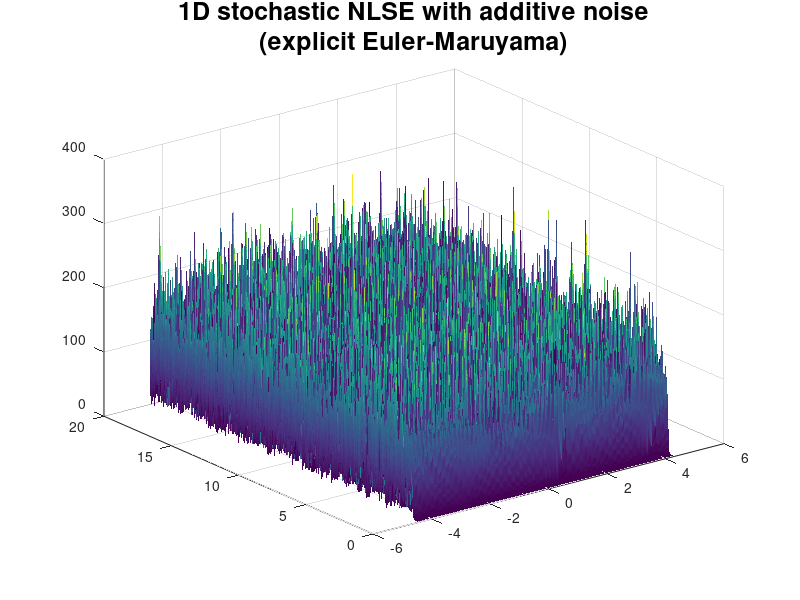

MATLAB code for this plot: (Note: this script raises an error after producing the figure.)
clc; clear;
% This code simulates 1D stochastic NLSE using several numerical schemes,
% such as explicit, implicit (backward or midpoint) Euler-Maruyama schemes.

%% Explicit time stepping (Euler-Maruyama) 
% This is unstable even with a small time step, e.g., dt=0.001.

% Parameters
L   = 2*sqrt(2)*pi;    % domain length
N   = 64;              % number of spatial points
dx  = L/N;             
x   = linspace(-L/2, L/2-dx, N)';  % spatial grid
T   = 20;              % final time
dt  = 0.001;           % time step
Nt  = round(T/dt);     % number of timesteps
t   = 0:dt:T;          % time
gam = 2;               % nonlinearity
sigma = 0.01;           % noise amplitude

% Initial condition
p0 = 0.5*(1 + 0.01*cos(2*pi*x/L));
q0 = zeros(N,1);

% Preallocate solution
P = zeros(N, Nt+1);
P(:,1) = p0;
Q = zeros(N, Nt+1);
Q(:,1) = q0;

% Laplacian operator (periodic)
e = ones(N,1);
Dxx = spdiags([e -2*e e], -1:1, N, N)/dx^2;
Dxx(1,N) = 1/dx^2; Dxx(N,1) = 1/dx^2;  % periodic BC

rng('default');  % for reproducibility

dW = zeros(2*N, Nt);

p = p0;
q = q0;
for n = 1:Nt
    % Laplacians
    Lp = Dxx*p;
    Lq = Dxx*q;
    
    % Nonlinear terms
    pmq = p.^2 + q.^2;
    
    % Generate additive noise
    dW1 = sqrt(dt)*randn(N,1);
    dW2 = sqrt(dt)*randn(N,1);

    dW(:, n) = [dW1; dW2;];
    
    % Explicit Euler-Maruyama update
    p = p - dt*(Lq + gam*pmq.*q) + sigma*dW1;
    q = q + dt*(Lp + gam*pmq.*p) + sigma*dW2;
    
    % Store
    P(:,n+1) = p;
    Q(:,n+1) = q;
end

% Compute |psi|^2
Psi2 = P.^2 + Q.^2;

% Plot
figure;
surf(x', t', Psi2', 'LineStyle', 'none');
title({'1D stochastic NLSE with additive noise', ...
       '(explicit Euler-Maruyama)'}, 'FontSize', 18);
xlabel('$x$', Interpreter='latex', FontSize=20);
ylabel('$t$', Interpreter='latex', FontSize=20);
zlabel('$|\psi|^2$', Interpreter='latex', FontSize=20);
colormap jet;
% shading interp;     % smooth surface
colorbarHandle = colorbar;
ylabel(colorbarHandle, '$|\psi|^2$', 'Interpreter','latex', 'FontSize',18);


%% Implicit (Crank-Nicolson) + Newton's method
clc; clear;

T    = 200;           % final time
L    = 2*sqrt(2)*pi;  % domian length
N    = 64;              % number of spatial points
dx   = L/N;          % mesh width
dt   = 0.005;         % time step
x    = linspace(-L/2, L/2, N);   % grid points
t    = 0:dt:T;        % time points
Nt   = T/dt;
gam  = 2;

X = zeros(2*N, Nt);

% Initial conditions
psi0 = init(x, N, L);
psi = psi0;

% IC snapshot
X(:,1) = psi;

% Noise amplitude - if this is very small, the solution looks similar to
% the deterministic case, but it too large the solution loses physical
% meaning (the solution will not look like solitons)
sigma = 0.01; 

BC_type = 'periodic';   % periodic, dirichlet, neumann          

dW_CN = zeros(2*N, Nt);
rng('default');  % for reproducibility

for i = 1:Nt
    
    % Initial guess for Newton
    psi_next = psi; 

    if strcmpi(BC_type, 'dirichlet')
        t_n = t(i);
        [pL, pR, qL, qR] = BCfunction(t_n, T);
    end

    % Sample additive noise (complex)
    xi = randn(2*N, 1); % independent for p and q parts
    noise = sigma * sqrt(dt) * xi;

    dW_CN(:,i) = xi;

    % Newton iteration
    ci = 0;
    err = 1;
    
    while err > 1e-13

    % Force BCs at current iteration
    if strcmpi(BC_type, 'dirichlet')
        psi_next(1)   = pL;     % Set boundaries for psi_next
        psi_next(N)   = pR;
        psi_next(N+1) = qL;
        psi_next(N+N) = qR;
    end
    
    [fvec, J] = NLSE_solve(psi_next, psi, dx, dt, gam, N);
    % [fvec, J] = NLSE_solve_BC(psi_next, psi, dx, dt, gam, N, BC_type);
    % [fvec, J] = NLSE_solve_BC(psi_next, psi, dx, dt, gam, N, BC_type, pL, pR, qL, qR);

    
    % Include noise to residual (only to fvec, not to Jacobian)
    fvec = fvec - noise;
    
    % Update Newton
    psi_next = psi_next - (J \ fvec);
    ci = ci + 1;
    err = norm(fvec);
    if ci == 10
        err
        err = 0.5e-14;
    end

    end

    % Store solution
    X(:,i+1) = psi_next;
    psi = psi_next;
end

% %
P   = X(1:N, :);         % p snapshots
Q   = X(N+1:end, :);     % q snapshots
Psi = abs(P + Q*1j);     % |psi| snapshots
% 

% % Plotting the solution and energy
figure;
surf(x', t', (Psi(1:N,:).^2)', 'LineStyle', 'none')
title({'Stochastic 1D NLSE with additive noise', ...
       'implicit (CN) E-M Scheme'}, 'FontSize', 18);
xlabel('$x$', Interpreter='latex', FontSize=20);
ylabel('$t$', Interpreter='latex', FontSize=20);
zlabel('$|\psi|^2$', Interpreter='latex', FontSize=20);
colormap jet;
colorbarHandle = colorbar;
ylabel(colorbarHandle, '$|\psi|^2$', 'Interpreter','latex', 'FontSize',18);


[H_CN, M1_CN, M2_CN, H2_CN] = ener(Q, P, N, Nt, gam, dx);
% H2 = enermat(Q, P, N, Nt, c, dx);

figure;
plot(t, H_CN, 'LineWidth', 2); hold on;
plot(t, H_CN-H2_CN, 'LineWidth', 2, 'LineStyle', '-.');
plot(t, H2_CN, 'LineWidth', 2, 'LineStyle', ':');
xlabel('$t$', 'Interpreter', 'latex', 'FontSize', 20);
ylabel('Energy', 'FontSize', 20);
legend('Total energy', 'Kinetic only', 'Potential only', fontsize=16)
set(gca, 'Fontsize', 12);

figure;
subplot(1,2,1); plot(t, M1_CN, 'LineWidth', 2);
title('Mass invariant', fontsize=20);
xlabel('t', 'FontSize', 20);
set(gca, 'Fontsize', 20);
subplot(1,2,2); plot(t, M2_CN, 'LineWidth', 2);
title('Momentum invariant', fontsize=20);
xlabel('t', 'FontSize', 20);
set(gca, 'Fontsize', 20);


%% Compute center-of-mass and its statistics for this run

% squared amplitude (mass/particle density)
rho_CN = Psi.^2;        % |psi|^2 : size N x Nt+1

% total mass over time: integral [rho(x,t)]dx = \sum_i^N [rho_i] * deltax
Mt_CN = sum(rho_CN, 1) * dx;

% integral [x * rho(x,t)] dx
xrho_CN = x' .* rho_CN;
xrho_CN_sum = sum(xrho_CN, 1) * dx;

% centre of mass over time
x_cm_CN = xrho_CN_sum ./ Mt_CN;

% display
fprintf('Mean of center of mass: %g\n', mean(x_cm_CN));
fprintf('Variance of center of mass: %g\n', var(x_cm_CN));

% plots
% figure;
% plot(t(1:size(x_cm_CN, 2)), x_cm_CN, 'LineWidth', 1.2);
% xlabel('t', 'FontSize', 20); ylabel('x_{CM}(t)', 'FontSize', 20);
% title('Center of mass over time', 'FontSize', 20);
% ax = gca;
% ax.FontSize = 15;

% figure;
% histogram(x_cm_CN, 40);
% xlabel('x_{CM}', 'FontSize', 20); ylabel('count', 'FontSize', 20);
% ax = gca; ax.FontSize = 15;
% title('Histogram of center of mass over time', 'FontSize', 20);


%% Fully implicit (backward Euler) + Newton's method
% Treat both linear and nonlinear drift terms implicitly

X = zeros(2*N, Nt);

% Initial conditions
psi0 = init(x, N, L);
psi = psi0;

% IC snapshot
X(:,1) = psi;

sigma = 0.01; % noise amplitude

for i = 1:Nt
    % Initial guess for Newton
    psi_next = psi;

    % Sample additive noise (complex)
    % xi = randn(2*N, 1); % independent for p and q parts
    
    xi = dW_CN(:,i);
    noise = sigma * sqrt(dt) * xi;

    % Newton iteration
    ci = 0;
    err = 1;
    
    while err > 1e-15
        [fvec, J] = NLSE_solve_fully_implicit(psi_next, psi, dx, dt, gam, N);
        
        % Include noise to residual (only to fvec)
        fvec = fvec - noise;
        
        % Update Newton
        psi_next = psi_next - (J \ fvec);
        ci = ci + 1;
        err = norm(fvec);
        if ci == 10
            err
            err = 0.5e-16;
        end
    end

    % Store solution
    X(:,i+1) = psi_next;
    psi = psi_next;
end

% %
P   = X(1:N, :);         % p snapshots
Q   = X(N+1:end, :);     % q snapshots
Psi = abs(P + Q*1j);     % |psi| snapshots
% 

% % Plotting the solution and energy
figure;
surf(x', t', (Psi(1:N,:).^2)','LineStyle','none')
title({'Stochastic 1D NLSE with additive noise', ...
       'fully implicit E-M + Newtons method'}, 'FontSize', 18);
xlabel('$x$', Interpreter='latex', FontSize=20);
ylabel('$t$', Interpreter='latex', FontSize=20);
zlabel('$|\psi|^2$', Interpreter='latex', FontSize=20);
colormap jet;
colorbarHandle = colorbar;
ylabel(colorbarHandle, '$|\psi|^2$', 'Interpreter','latex', 'FontSize',18);


% Energy
[H_BE, M1_BE, M2_BE, H2_BE] = ener(Q, P, N, Nt, gam, dx);

figure;
plot(t, H_BE, 'LineWidth', 2); hold on;
plot(t, H_BE-H2_BE, 'LineWidth', 2, 'LineStyle', '-.');
plot(t, H2_BE, 'LineWidth', 2, 'LineStyle', ':');
xlabel('$t$', 'Interpreter', 'latex', 'FontSize', 20);
ylabel('Energy', 'FontSize', 20);
legend('Total energy', 'Kinetic only', 'Potential only', fontsize=16)
set(gca, 'Fontsize', 12);

figure;
subplot(1,2,1); plot(t, M1_BE, 'LineWidth', 2);
title('Mass invariant', fontsize=20);
xlabel('t', 'FontSize', 20);
set(gca, 'Fontsize', 20);
subplot(1,2,2); plot(t, M2_BE, 'LineWidth', 2);
title('Momentum invariant', fontsize=20);
xlabel('t', 'FontSize', 20);
set(gca, 'Fontsize', 20);

%% Compare energies
figure;
plot(t, H_CN, 'LineWidth', 2); hold on;
plot(t, H_CN-H2_CN, 'LineWidth', 2, 'LineStyle', '-.');
plot(t, H2_CN, 'LineWidth', 2, 'LineStyle', ':');

plot(t, H_BE, 'LineWidth', 2); hold on;
plot(t, H_BE-H2_BE, 'LineWidth', 2, 'LineStyle', '-.');
plot(t, H2_BE, 'LineWidth', 2, 'LineStyle', ':');

xlabel('$t$', 'Interpreter', 'latex', 'FontSize', 20);
ylabel('Energy', 'FontSize', 20);
legend('H (Midpoint)', 'KE (Midpoint)', 'PE (Midpoint)', ...
       'H (BE)', 'KE (BE)', 'PE (BE)',fontsize=16)
set(gca, 'Fontsize', 12);

figure;
subplot(1,2,1); plot(t, M1_CN, 'LineWidth', 2); hold on
plot(t, M1_BE, 'LineWidth', 2);
title('Mass invariant', fontsize=20);
xlabel('t', 'FontSize', 20);
legend('Midpoint rule', 'Backward Euler', fontsize=20)
set(gca, 'Fontsize', 20);

subplot(1,2,2); plot(t, M2_CN, 'LineWidth', 2); hold on
subplot(1,2,2); plot(t, M2_BE, 'LineWidth', 2);
title('Momentum invariant', fontsize=20);
xlabel('t', 'FontSize', 20);
legend('Midpoint rule', 'Backward Euler', fontsize=20)
set(gca, 'Fontsize', 20);


%% squared amplitude (mass/particle density)
rho_BE = Psi.^2;        % |psi|^2 : size N x Nt+1

% total mass over time: integral [rho(x,t)]dx = \sum_i^N [rho_i] * deltax
Mt_BE = sum(rho_BE, 1) * dx;

% integral [x * rho(x,t)] dx
xrho_BE = x' .* rho_BE;
xrho_sum_BE = sum(xrho_BE, 1) * dx;

% centre of mass over time
x_cm_BE = xrho_sum_BE ./ Mt_BE;

% display
fprintf('Mean of center of mass: %g\n', mean(x_cm_BE));
fprintf('Variance of center of mass: %g\n', var(x_cm_BE));

% % plots
% figure;
% plot(t(1:size(x_cm_BE, 2)), x_cm_BE, 'LineWidth', 1.2);
% xlabel('t', 'FontSize', 20); ylabel('x_{CM}(t)', 'FontSize', 20);
% title('Centre of mass over time', 'FontSize', 20);
% ax = gca;
% ax.FontSize = 15;
% 
% figure;
% histogram(x_cm_BE, 40);
% xlabel('x_{CM}', 'FontSize', 20); ylabel('count', 'FontSize', 20);
% ax = gca; ax.FontSize = 15;
% title('Histogram of centre of mass over time', 'FontSize', 20);


%% Compare center of mass
figure;
plot(t(1:size(x_cm_CN, 2)), x_cm_CN, 'LineWidth', 2); hold on;
plot(t(1:size(x_cm_BE, 2)), x_cm_BE, 'LineStyle', '-.', 'LineWidth', 2);
legend('Midpoint rule', 'Backward Euler');
xlabel('t', 'FontSize', 20); ylabel('x_{CM}(t)', 'FontSize', 20);
title('Center of mass over time', 'FontSize', 20);
ax = gca;
ax.FontSize = 15;


%% Semi-implicit time stepping
% (implicit for linear drift term + explicit for nonlinear drift term)
% This becomes unstable for larger time step (dt = 0.005)
% and only stable for e.g. dt = 0.001

% Spatial parameters
Lx = 2*sqrt(2)*pi;
N  = 64;
dx = Lx / N;
x  = linspace(-Lx/2, Lx/2-dx, N)';  % spatial grid

% Temporal parameters
dt = 0.001;
Nt = 100000;
t  = (0:Nt)*dt;

% NLSE parameters
kappa = 2.0;
sigma = 0.05;

% Initial condition
A = 0.5;
psi = A * (1 + 0.01 * cos(2*pi*x/Lx));
psi = complex(psi, zeros(size(psi)));  % complex

% Store |psi|^2
X = zeros(N, Nt+1);
X(:,1) = abs(psi).^2;

% Laplacian operator (periodic BC)
e = ones(N,1);
Lop = spdiags([e -2*e e], -1:1, N, N) / dx^2;
% periodic wrap
Lop = full(Lop);
Lop(1,end) = 1/dx^2;
Lop(end,1) = 1/dx^2;
Lop = sparse(Lop);

% Implicit operator (precompute)
I = speye(N);
LHS = I - 1i*dt*Lop;  % constant

% Time-stepping
for n = 1:Nt
    % Nonlinear term (explicit)
    NL = 1i * kappa * dt * abs(psi).^2 .* psi;

    % Stochastic additive noise
    xi = randn(N,1) + 1i*randn(N,1);
    noise = -1i * sigma * sqrt(dt) * xi;

    % Right-hand side
    RHS = psi + NL + noise;

    % Solve linear system
    psi = LHS \ RHS;

    % Store solution
    X(:,n+1) = abs(psi).^2;
end

% Plot snapshots
plot_every = 100;
figure;
hold on;
for n = 1:plot_every:Nt+1
    plot(x, X(:,n));
end
xlabel('x');
ylabel('|psi|^2');
title('Stochastic 1D NLSE (additive noise)');
grid on;
hold off;

% Surf plot of |psi|^2
t_plot = t(1:plot_every:end); 
X_plot = X(:,1:plot_every:end);

figure;
surf(x, t_plot, X_plot', 'EdgeColor', 'none'); % transpose X for correct orientation
xlabel('$x$', Interpreter='latex', FontSize=20);
ylabel('$t$', Interpreter='latex', FontSize=20);
zlabel('$|\psi|^2$', Interpreter='latex', FontSize=20);
title({'Stochastic 1D NLSE with additive noise', ...
       'semi-implicit E-M + linear solver'}, 'FontSize', 18);
colormap jet;
view(2);   % view from top (optional, can remove for 3D view)
colorbar;


%% Total energy H, mass invariant M1 and momentum invariant M2 
function [H, M1, M2, H2] = ener(Q, P, N, Nt, gam, dx)

H=zeros(Nt+1,1);
H2=zeros(Nt+1,1);
M1=zeros(Nt+1,1);
M2=zeros(Nt+1,1);

for i=1:Nt+1
    
    for j=1:N-1
    H(i,1) = H(i,1) + 0.5*((P(j+1,i)-P(j,i))/dx)^2 + 0.5*((Q(j+1,i)-Q(j,i))/dx)^2 ...
                    - 0.25*gam*((Q(j,i)^2 + P(j,i)^2)^2);
    H2(i,1) = H2(i,1) - 0.25*gam*((Q(j,i)^2 + P(j,i)^2)^2);
    M1(i,1) = M1(i,1) + 0.5*((P(j,i))^2) + 0.5*((Q(j,i))^2);
    M2(i,1) = M2(i,1) + ( (P(j+1,i)-P(j,i)) * Q(j,i) ) -  ( (Q(j+1,i)-Q(j,i)) * P(j,i) );
    end
    
    % At the boundary
    H(i,1) = H(i,1) + 0.5*((P(1,i)-P(N,i))/dx)^2 + 0.5*((Q(1,i)-Q(N,i))/dx)^2 ...
                    - 0.25*gam*((Q(N,i)^2 + P(N,i)^2)^2);
    H2(i,1) = H2(i,1) - 0.25*gam*((Q(N,i)^2 + P(N,i)^2)^2);
    M1(i,1) = M1(i,1) + 0.5*((P(N,i))^2) + 0.5*((Q(N,i))^2);
    M2(i,1) = M2(i,1) + ( (P(1,i)-P(N,i)) * Q(N,i) ) - ( (Q(1,i)-Q(N,i)) * P(N,i) );
    
end

H=H*dx;
H2=H2*dx;
M1=M1*dx;

end

%%
function [F, J] = NLSE_solve_fully_implicit(psi_next, psi, dx, dt, gam, N)

% psi_next and psi are in R^{2N} where:
% psi_next = [p_next; q_next], psi = [p; q].

% Split real & imaginary parts
p_next = psi_next(1:N);
q_next = psi_next(N+1:end);

p = psi(1:N);
q = psi(N+1:end);

% Laplacian matrix (periodic BC)
e = ones(N,1);
L = spdiags([e -2*e e], -1:1, N, N) / dx^2;
L(1,end) = 1/dx^2;
L(end,1) = 1/dx^2;

% Complex magnitude squared at time levels
abs2_next = p_next.^2 + q_next.^2;
abs2 = p.^2 + q.^2;

% CN residual (real form)
Fp = p_next - p + dt * ( (L*q_next + L*q)/2 ) ...
    + dt * gam * ( (abs2_next .* q_next + abs2 .* q)/2 );

Fq = q_next - q - dt * ( (L*p_next + L*p)/2 ) ...
    - dt * gam * ( (abs2_next .* p_next + abs2 .* p)/2 );

% Assemble residual
F = [Fp; Fq];

% ---- JACOBIAN ----
% Derivatives for nonlinearity: d(|psi|^2 psi)/d(p,q)
% For real form:
D11 = spdiags(gam*(2*p_next.*q_next), 0, N, N);
D22 = spdiags(gam*(2*p_next.*q_next), 0, N, N);
D12 = spdiags(gam*(3*q_next.^2 + p_next.^2), 0, N, N);
D21 = spdiags(-gam*(3*p_next.^2 + q_next.^2), 0, N, N);

% Linear blocks
A = speye(N) + dt/2 * (L);   % from p-equation wrt q
B = speye(N) - dt/2 * (L);   % from q-equation wrt p

% Jacobian in block matrix form:
% J = [ I  dt/2*(L + D11) ; -dt/2*(L + D22)   I ]
J = [ speye(N) + dt/2*D12 ,    dt/2*(L + D11);
     -dt/2*(L + D22)      ,  speye(N) + dt/2*D21 ];

end


%% Function for defining the initial conditions for NLSE problem
function [y0] = init(x_grid, N, L)
q0 = zeros(N,1);  % imag part
p0 = zeros(N,1);  % real part 
for j=1:1:N
    p0(j,1) = 0.5*(1+ (0.01*cos(2*pi*x_grid(j)/L)));
    q0(j,1) = 0;
end
y0=[p0; q0;];
end
%% Efficient Newton's iteration

function [fvec, J] = NLSE_solve(y_next, y_now, dx, dt, gam, N)
% Efficient residual and Jacobian for 1D NLSE implicit scheme
%
% Inputs:
% y_now, y_next : [2N x 1] real vectors [p; q]
% dx, dt, gam   : discretization, nonlinearity parameters
% N             : number of spatial grid points
%
% Output:
% fvec [2N x 1]  : nonlinear residual
% J    [2N x 2N] : Jacobian matrix

% ----------------------------------------
% Preallocate residual and Jacobian arrays
% ----------------------------------------
fvec = zeros(2*N, 1);
% sparse preallocation (each row ~6 nonzeros)
J = spalloc(2*N, 2*N, 12*N);   

% ------------------------------
% Split state into q and p parts
% ------------------------------
p_now  = y_now(1:N);
q_now  = y_now(N+1:end);
p_next = y_next(1:N);
q_next = y_next(N+1:end);

% -----------------------------------------------------
% Periodic extension (to avoid special boundary cases)
% -----------------------------------------------------
p_now_ext  = [p_now(end); p_now; p_now(1)];
q_now_ext  = [q_now(end); q_now; q_now(1)];
p_next_ext = [p_next(end); p_next; p_next(1)];
q_next_ext = [q_next(end); q_next; q_next(1)];

% -----------------------------------------------------
% Loop through all interior points (uniform treatment)
% -----------------------------------------------------
for i = 1:N
    % Local 3-point stencil indices (periodic wrap)
    idx = i + (0:2);  % maps to i-1, i, i+1 in extended arrays

    % Collect local triplets
    pk  = p_now_ext(idx);
    qk  = q_now_ext(idx);
    pk1 = p_next_ext(idx);
    qk1 = q_next_ext(idx);

    % Local nonlinear residual and Jacobian (2x6)
    [r, jac] = NLSE_eq_local(pk1, qk1, pk, qk, dx, dt, gam);
    % [r, jac] = NLSE_eq_local_BC(pk1, qk1, pk, qk, dx, dt, gam, 'dirichlet', i, N);
    % Fill global residual
    fvec(i)   = r(1);
    fvec(N+i) = r(2);

    % Indices for q and p in global system
    i_prev = mod(i-2, N) + 1; % i-1
    i_curr = i;               % i
    i_next = mod(i, N) + 1;   % i+1
    
    i_fill = [i_prev, i_curr, i_next, ...
                N+i_prev, N+i_curr, N+i_next];

    % Place local Jacobian into sparse global matrix
    J(i,   i_fill) = jac(1,:);
    J(N+i, i_fill) = jac(2,:);
end
end

%%
function [residual, jac] = NLSE_eq_local(pk1, qk1, pk, qk, dx, dt, gam)
% Local 3-point Crank–Nicolson (midpoint rule) for NLSE (real form)
%
% Inputs:
% qk1, pk1 : 3-point vectors at time n+1
% qk,  pk  : 3-point vectors at time n
%
% Outputs:
% residual : local residual vector (6 x 1) 
% jac      : local Jacobian matrix (2 x 6)
% --------------------------------------------

% Midpoint nonlinear term (Crank–Nicolson)
pmid = 0.5 * (pk(2) + pk1(2)); % midpoint over time at i
qmid = 0.5 * (qk(2) + qk1(2));
r2mid = qmid^2 + pmid^2;

% Laplacians (central difference)
dp_now  = (pk(1) - 2*pk(2) + pk(3)) / dx^2;
dq_now  = (qk(1) - 2*qk(2) + qk(3)) / dx^2;
dp_next = (pk1(1) - 2*pk1(2) + pk1(3)) / dx^2;
dq_next = (qk1(1) - 2*qk1(2) + qk1(3)) / dx^2;

% Crank–Nicolson (average Laplacian)
dp_avg = 0.5 * (dp_now + dp_next);
dq_avg = 0.5 * (dq_now + dq_next);

% --------------------------------------------
% Residuals (real and imaginary parts)
% --------------------------------------------
residual = [
    pk1(2) - pk(2) + dt * ( dq_avg + gam * r2mid * qmid );  % p-equation
    qk1(2) - qk(2) - dt * ( dp_avg + gam * r2mid * pmid )   % q-equation
];


% --------------------------------------------
% Analytical Jacobian (2x6)
% --------------------------------------------
deriv_Lap = [1, -2, 1] / (2*dx^2); % average of Laplacians over k, k+1

% partials of nonlinear term
% dr2_dpk1 = [0, pmid, 0]; 
% dr2_dqk1 = [0, qmid, 0];

% Initialization
jac = zeros(2,6);

% Row 1: derivative of p-residual
% dq_avg term → acts on q^{k+1}
jac(1,4:6) = dt * deriv_Lap;  
% nonlinear term wrt p^{k+1}
jac(1,2) = jac(1,2) + dt*gam*(2*pmid*qmid)/2;
% nonlinear term wrt q^{k+1}
jac(1,5) = jac(1,5) + dt*gam*(3*qmid^2 + pmid^2)/2;
% identity term
jac(1,2) = jac(1,2) + 1;

% Row 2: derivative of q-residual
% dp_avg term → acts on p^{n+1}
jac(2,1:3) = -dt * deriv_Lap;
% nonlinear term wrt p^{n+1}
jac(2,2) = jac(2,2) - dt*gam*(3*pmid^2 + qmid^2)/2;
% nonlinear term wrt q^{n+1}
jac(2,5) = jac(2,5) - dt*gam*(2*pmid*qmid)/2;
% identity term
jac(2,5) = jac(2,5) + 1;

end



%% Consider different boudary conditions
% function [fvec, J] = NLSE_solve_BC(y_next, y_now, dx, dt, gam, N, BCtype)
function [fvec, J] = NLSE_solve_BC(y_next, y_now, dx, dt, gam, N, BCtype, pL, pR, qL, qR)
% Efficient residual and Jacobian for 1D NLSE implicit scheme with BC option
%
% Inputs:
% y_now, y_next : [2N x 1] real vectors [p; q]
% dx, dt, gam   : discretization and nonlinearity parameters
% N             : number of spatial grid points
% BCtype        : 'periodic', 'dirichlet', 'neumann'
%
% Output:
% fvec [2N x 1]  : nonlinear residual
% J    [2N x 2N] : Jacobian matrix

fvec = zeros(2*N, 1);
J = spalloc(2*N, 2*N, 12*N);

% Split p and q
p_now  = y_now(1:N);
q_now  = y_now(N+1:end);
p_next = y_next(1:N);
q_next = y_next(N+1:end);

% ------------------------------
% Extend arrays based on BC
% ------------------------------
switch lower(BCtype)
    case 'periodic'
        % Periodic extension
        p_now_ext  = [p_now(end); p_now; p_now(1)];
        q_now_ext  = [q_now(end); q_now; q_now(1)];
        p_next_ext = [p_next(end); p_next; p_next(1)];
        q_next_ext = [q_next(end); q_next; q_next(1)];
        interior_nodes = 1:N;    % interior points
    case {'dirichlet', 'neumann'}
        % No extension, skip boundaries in loop
        p_now_ext  = p_now;
        q_now_ext  = q_now;
        p_next_ext = p_next;
        q_next_ext = q_next;
        interior_nodes = 2:N-1;  % interior points
    
    otherwise
        error('Unknown BC type: %s', BCtype);
end

% ------------------------------
% Loop over interior points
% ------------------------------
for i = interior_nodes
    switch lower(BCtype)
        case 'periodic'
            idx = i:i+2;   % maps to i-1, i, i+1 in extended arrays
        case {'dirichlet','neumann'}
            idx = i-1:i+1; % standard 3-point stencil
    end

    % Collect local triplets
    pk  = p_now_ext(idx);
    qk  = q_now_ext(idx);
    pk1 = p_next_ext(idx);
    qk1 = q_next_ext(idx);

    % Local nonlinear residual and Jacobian (2x6)
    % [r, jac] = NLSE_eq_local(pk1, qk1, pk, qk, dx, dt, gam);
    [r, jac] = NLSE_eq_local_BC(pk1, qk1, pk, qk, dx, dt, gam, BCtype, i, N);

    % Fill global residual
    fvec(i)   = r(1);
    fvec(N+i) = r(2);

    % Global Jacobian indices
    if strcmpi(BCtype, 'periodic')
        i_prev = mod(i-2, N) + 1;   % i-1
        i_curr = i;                 % i
        i_next = mod(i, N) + 1;     % i+1
    else
        i_prev = i-1;
        i_curr = i;
        i_next = i+1;
    end

    i_fill = [i_prev, i_curr, i_next, ...
                N+i_prev, N+i_curr, N+i_next];
    
    % Place local Jacobian into sparse global matrix
    J(i,   i_fill) = jac(1,:);
    J(N+i, i_fill) = jac(2,:);
end


% ---------------------------------------------------
% Impose boundary conditions for Dirichlet or Neumann
% ---------------------------------------------------
switch lower(BCtype)
    case 'dirichlet'
        boundaries = [1, N, N+1, 2*N];
        
        % fvec(boundaries) = [p_next(1); p_next(N); q_next(1); q_next(N)];
        
        fvec(boundaries) = [pL; pR; qL; qR];
        J(boundaries, :) = 0;        % zero out boundary rows
        J(1,1)=1; J(N,N)=1;          % Set diagonal to 1
        J(N+1,N+1)=1; J(2*N,2*N)=1;  % Set diagonal to 1

    case 'neumann'
        % one-sided differences already inside NLSE_eq_local if desired
        % or leave fvec = 0 for residual at boundaries
        boundaries = [1, N, N+1, 2*N];
        fvec(boundaries) = 0;  
        J(boundaries, :) = 0;
        J(1,1)=1;                % Set diagonal to 1
        J(N,N)=1;
        J(N+1,N+1)=1;
        J(2*N,2*N)=1;
end

end

%%
function [residual, jac] = NLSE_eq_local_BC(pk1, qk1, pk, qk, dx, dt, gam, BCtype, i, N)
% Local 3-point Crank–Nicolson (midpoint rule) for 1D NLSE (real form)
%
% Inputs:
% pk1, qk1 : 3-point vectors at time n+1 (center + neighbors)
% pk, qk   : 3-point vectors at time n
% BCtype   : 'periodic','dirichlet','neumann'
% i        : current global index
% N        : total number of grid points
%
% Outputs:
% residual : 2x1 vector
% jac      : 2x6 matrix

% Midpoint nonlinear term (Crank–Nicolson)
pmid = 0.5 * (pk(2) + pk1(2)); % midpoint at center
qmid = 0.5 * (qk(2) + qk1(2));
r2mid = pmid^2 + qmid^2;

% ---------------------------
% Laplacian (with BC handled)
% ---------------------------
switch lower(BCtype)
    case 'periodic'
        dp_now  = (pk(1) - 2*pk(2) + pk(3)) / dx^2;
        dq_now  = (qk(1) - 2*qk(2) + qk(3)) / dx^2;
        dp_next = (pk1(1) - 2*pk1(2) + pk1(3)) / dx^2;
        dq_next = (qk1(1) - 2*qk1(2) + qk1(3)) / dx^2;

    case 'dirichlet'
        % Dirichlet: u(0)=u(L)=0, center = pk(2)
        if i==1 || i==N
            % zero Laplacian at fixed boundaries
            dp_now=0; dq_now=0; dp_next=0; dq_next=0;       
        else
            dp_now  = (pk(1) - 2*pk(2) + pk(3)) / dx^2;
            dq_now  = (qk(1) - 2*qk(2) + qk(3)) / dx^2;
            dp_next = (pk1(1) - 2*pk1(2) + pk1(3)) / dx^2;
            dq_next = (qk1(1) - 2*qk1(2) + qk1(3)) / dx^2;
        end

    case 'neumann'
        % Neumann: u'(0)=u'(L)=0, use one-sided Laplacian at boundaries
        if i==1
            % % forward difference
            % dp_now  = ( -2*pk(2) + 2*pk(3) ) / dx^2;
            % dq_now  = ( -2*qk(2) + 2*qk(3) ) / dx^2;
            % dp_next = ( -2*pk1(2) + 2*pk1(3) ) / dx^2;
            % dq_next = ( -2*qk1(2) + 2*qk1(3) ) / dx^2;

            % Second-order forward differenc
            dp_now  = (-3*pk(2)+4*pk(3)-pk(4))/ (2*dx^2);
            dq_now  = (-3*qk(2)+4*qk(3)-qk(4))/ (2*dx^2);
            dp_next = (-3*pk1(2)+4*pk1(3)-pk1(4))/ (2*dx^2);
            dq_next = (-3*qk1(2)+4*qk1(3)-qk1(4))/ (2*dx^2);
        elseif i==N
            % % backward difference
            % dp_now  = ( 2*pk(1) - 2*pk(2) ) / dx^2;    
            % dq_now  = ( 2*qk(1) - 2*qk(2) ) / dx^2;
            % dp_next = ( 2*pk1(1) - 2*pk1(2) ) / dx^2;
            % dq_next = ( 2*qk1(1) - 2*qk1(2) ) / dx^2;
            % Second-order backward difference
            dp_now  = (-3*pk(2)+4*pk(1)-pk(0))/ (2*dx^2); % use pk(0)=pk(1)?
            dq_now  = (-3*qk(2)+4*qk(1)-qk(0))/ (2*dx^2);
            dp_next = (-3*pk1(2)+4*pk1(1)-pk1(0))/ (2*dx^2);
            dq_next = (-3*qk1(2)+4*qk1(1)-qk1(0))/ (2*dx^2);
        else
            dp_now  = (pk(1) - 2*pk(2) + pk(3)) / dx^2;
            dq_now  = (qk(1) - 2*qk(2) + qk(3)) / dx^2;
            dp_next = (pk1(1) - 2*pk1(2) + pk1(3)) / dx^2;
            dq_next = (qk1(1) - 2*qk1(2) + qk1(3)) / dx^2;
        end
end

dp_avg = 0.5*(dp_now + dp_next);
dq_avg = 0.5*(dq_now + dq_next);

% ----------
% Residuals
% ----------
residual = [
    pk1(2) - pk(2) + dt * ( dq_avg + gam * r2mid * qmid );  % p-equation
    qk1(2) - qk(2) - dt * ( dp_avg + gam * r2mid * pmid )   % q-equation
];

% -------------------------
% Analytical Jacobian (2x6)
% -------------------------
deriv_Lap = [1, -2, 1] / (2*dx^2); % average of Laplacians over k, k+1
jac = zeros(2,6);

% Row 1
jac(1,4:6) = dt*deriv_Lap;
jac(1,2) = jac(1,2) + dt*gam*(2*pmid*qmid)/2 + 1;
jac(1,5) = jac(1,5) + dt*gam*(3*qmid^2 + pmid^2)/2;

% Row 2
jac(2,1:3) = -dt*deriv_Lap;
jac(2,2) = jac(2,2) - dt*gam*(3*pmid^2 + qmid^2)/2;
jac(2,5) = jac(2,5) - dt*gam*(2*pmid*qmid)/2 + 1;

end


%% Define time-varying BCs
function [pL, pR, qL, qR] = BCfunction(t, T)
    pL = 10^-3*cos(2*pi*t/T);      % left boundary for p
    pR = 10^-3*sin(2*pi*t/T);      % right boundary for p
    qL = 0;                        % left boundary for q
    qR = 0;                        % right boundary for q
end
